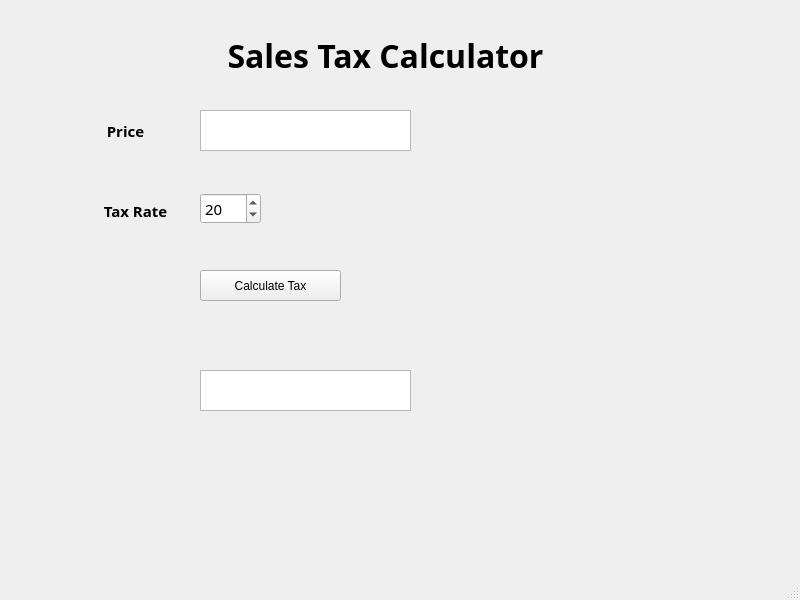
<?xml version="1.0" encoding="UTF-8"?>
<ui version="4.0">
 <class>TaxCalculator</class>
 <widget class="QMainWindow" name="TaxCalculator">
  <property name="geometry">
   <rect>
    <x>0</x>
    <y>0</y>
    <width>800</width>
    <height>600</height>
   </rect>
  </property>
  <property name="windowTitle">
   <string>MainWindow</string>
  </property>
  <widget class="QWidget" name="centralwidget">
   <widget class="QTextEdit" name="price_box">
    <property name="geometry">
     <rect>
      <x>200</x>
      <y>110</y>
      <width>211</width>
      <height>41</height>
     </rect>
    </property>
    <property name="font">
     <font>
      <family>微软雅黑</family>
      <pointsize>11</pointsize>
     </font>
    </property>
   </widget>
   <widget class="QLabel" name="label_price">
    <property name="geometry">
     <rect>
      <x>90</x>
      <y>120</y>
      <width>71</width>
      <height>21</height>
     </rect>
    </property>
    <property name="font">
     <font>
      <family>微软雅黑</family>
      <pointsize>11</pointsize>
      <weight>75</weight>
      <bold>true</bold>
     </font>
    </property>
    <property name="text">
     <string>Price</string>
    </property>
    <property name="alignment">
     <set>Qt::AlignCenter</set>
    </property>
   </widget>
   <widget class="QSpinBox" name="tax_rate_box">
    <property name="geometry">
     <rect>
      <x>200</x>
      <y>193</y>
      <width>61</width>
      <height>31</height>
     </rect>
    </property>
    <property name="font">
     <font>
      <family>微软雅黑</family>
      <pointsize>11</pointsize>
     </font>
    </property>
    <property name="value">
     <number>20</number>
    </property>
   </widget>
   <widget class="QLabel" name="label_tax_rate">
    <property name="geometry">
     <rect>
      <x>90</x>
      <y>200</y>
      <width>91</width>
      <height>21</height>
     </rect>
    </property>
    <property name="font">
     <font>
      <family>微软雅黑</family>
      <pointsize>11</pointsize>
      <weight>75</weight>
      <bold>true</bold>
     </font>
    </property>
    <property name="text">
     <string>Tax Rate</string>
    </property>
    <property name="alignment">
     <set>Qt::AlignCenter</set>
    </property>
   </widget>
   <widget class="QPushButton" name="calc_tax_button">
    <property name="geometry">
     <rect>
      <x>200</x>
      <y>270</y>
      <width>141</width>
      <height>31</height>
     </rect>
    </property>
    <property name="text">
     <string>Calculate Tax</string>
    </property>
   </widget>
   <widget class="QTextEdit" name="result_box">
    <property name="geometry">
     <rect>
      <x>200</x>
      <y>370</y>
      <width>211</width>
      <height>41</height>
     </rect>
    </property>
    <property name="readOnly">
     <bool>true</bool>
    </property>
   </widget>
   <widget class="QLabel" name="label_title">
    <property name="geometry">
     <rect>
      <x>170</x>
      <y>20</y>
      <width>431</width>
      <height>71</height>
     </rect>
    </property>
    <property name="font">
     <font>
      <family>微软雅黑</family>
      <pointsize>24</pointsize>
      <weight>75</weight>
      <bold>true</bold>
     </font>
    </property>
    <property name="text">
     <string>Sales Tax Calculator</string>
    </property>
    <property name="alignment">
     <set>Qt::AlignCenter</set>
    </property>
   </widget>
  </widget>
  <widget class="QMenuBar" name="menubar">
   <property name="geometry">
    <rect>
     <x>0</x>
     <y>0</y>
     <width>800</width>
     <height>25</height>
    </rect>
   </property>
  </widget>
  <widget class="QStatusBar" name="statusbar"/>
 </widget>
 <resources/>
 <connections/>
</ui>
